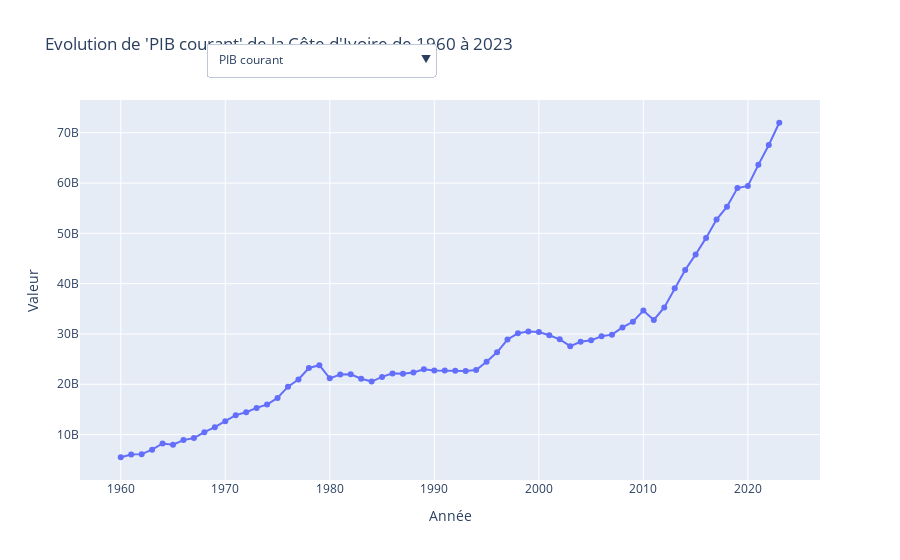

Source (notebook cell):
### Code cell
df = pd.read_csv('base_final1_civ.csv', encoding='ISO-8859-1')

# Nettoyage des colonnes
df.columns = df.columns.str.strip()  # Enlever les espaces autour des noms de colonnes
df = df.rename(columns={'annÃÂÃÂ©e': 'Annee'})  # Renommer la colonne correctement

# Liste des variables et leurs noms lisibles
variables = {
    'pib_courant': 'PIB courant',
    'pib_hbt': 'PIB par habitant',
    'iphc': 'Indice des prix à la consommation',
    'va_agri': 'Valeur ajoutée - Agriculture',
    'va_indus': 'Valeur ajoutée - Industrie',
    'va_serv': 'Valeur ajoutée - Services'
}

# Créer un graphique interactif
fig = go.Figure()

# Ajouter une trace pour chaque variable
for var, label in variables.items():
    fig.add_trace(go.Scatter(x=df['Annee'], y=df[var], mode='lines+markers', name=label, visible=False))

# Rendre visible la première variable par défaut
fig.data[0].visible = True

# Ajouter un menu déroulant pour choisir la variable à afficher
buttons = []
for i, (var, label) in enumerate(variables.items()):
    buttons.append(
        dict(
            label=label,
            method="update",
            args=[
                {"visible": [j == i for j in range(len(variables))]},  # Activer uniquement la trace sélectionnée
                {"title": f"Evolution de '{label}' de la Côte d'Ivoire de 1960 à 2023"}  
            ]
        )
    )

fig.update_layout(
    title=f"Evolution de '{list(variables.values())[0]}' de la Côte d'Ivoire de 1960 à 2023",  # Titre initial
    xaxis_title="Année",
    yaxis_title="Valeur",
    updatemenus=[dict(
        buttons=buttons,
        direction="down",
        showactive=True,
        active=0,
        x=0.17,
        xanchor="left",
        y=1.15,
        yanchor="top"
    )]
)

# Afficher le graphique interactif
fig.show()
